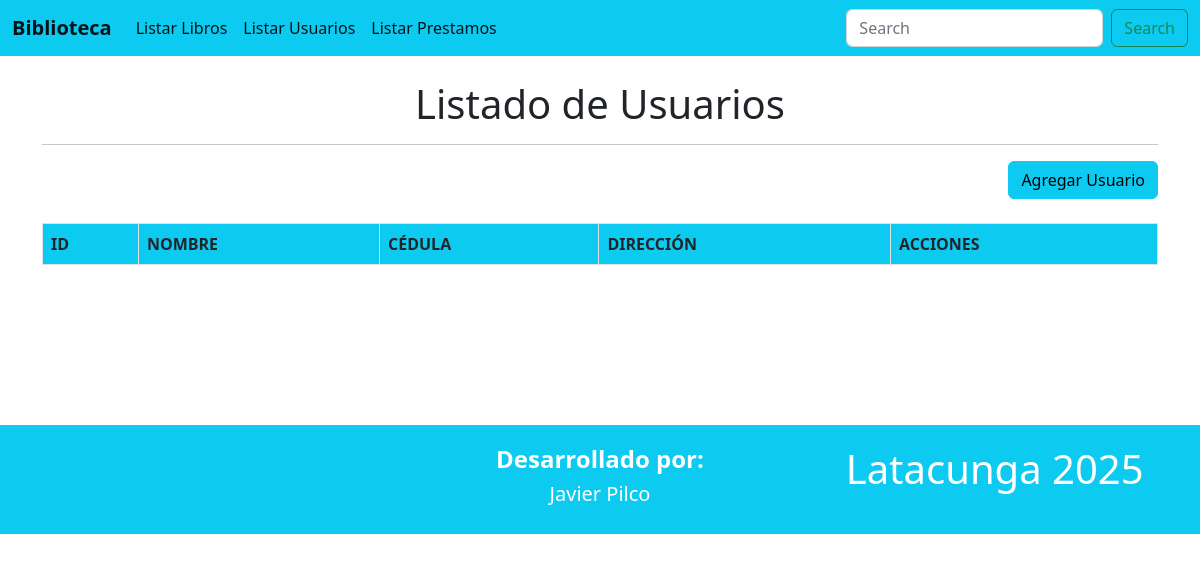
Before: /usuarios with the older database file.
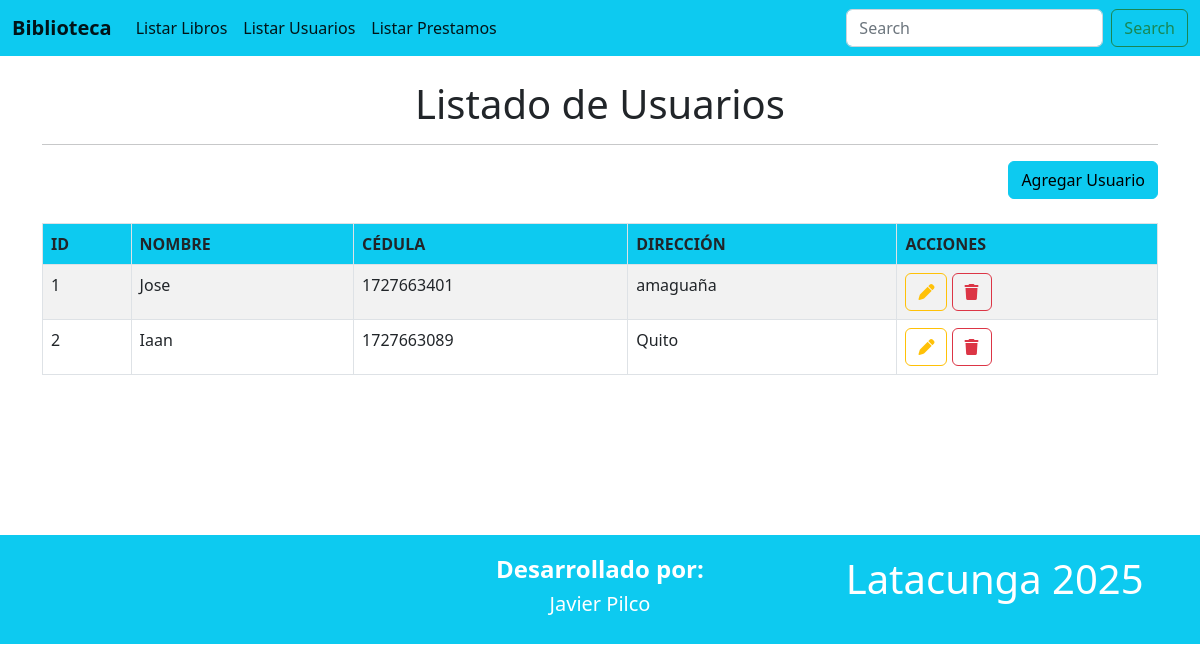
After: the same page with the newer database file.
### Aplicaciones/Control/models.py (models this page shows, shortened)
class Usuario(models.Model):
    id = models.AutoField(primary_key=True)
    nombre = models.CharField(max_length=100)
    cedula = models.CharField(max_length=20)
    direccion = models.CharField(max_length=200)

### Aplicaciones/Control/views.py (the view)
# urls.py: path('usuarios', views.usuarios),
def usuarios(request):
    listadoUsuarios = Usuario.objects.all()
    return render(request, "usuarios.html", {'usuarios': listadoUsuarios})

### Aplicaciones/Control/templates/usuarios.html (shortened to what this page needs)
{% extends './plantilla.html' %}
{% block contenido %}
<br>
<h1 class="text-center">Listado de Usuarios</h1>
<hr>
<div class="row">
    <div class="text-end">
        <a href="/nuevoUsuario" class="btn btn-info text-right">
            Agregar Usuario
        </a>
    </div>
</div>
<br>
<table class="table table-bordered table-striped table-hover">
    <thead>
        <tr class="bg-info">
            <th>ID</th>
            <th>NOMBRE</th>
            <th>CÉDULA</th>
            <th>DIRECCIÓN</th>
            <th>ACCIONES</th>
        </tr>
    </thead>
    <tbody>
        {% for usuario in usuarios %}
        <tr>
            <td>{{ usuario.id }}</td>
            <td>{{ usuario.nombre }}</td>
            <td>{{ usuario.cedula }}</td>
            <td>{{ usuario.direccion }}</td>
            <td>
                <a href="/editarUsuario/{{ usuario.id }}" class="btn btn-outline-warning">
                    <i class="fa fa-pen"></i>
                </a>
                <a href="#" data-id="{{ usuario.id }}" class="btn btn-outline-danger btnEliminar">
                    <i class="fa fa-trash"></i>
                </a>
            </td>
        </tr>
        {% endfor %}
    </tbody>
</table>
<br><br><br><br><br><br>
{% endblock %}

### Aplicaciones/Control/templates/plantilla.html (shortened to what this page needs)
<!DOCTYPE html>
<html lang="es">
<head>
    <link href="https://cdn.jsdelivr.net/npm/bootstrap@5.2.3/dist/css/bootstrap.min.css" rel="stylesheet">
    <link rel="stylesheet" href="https://cdnjs.cloudflare.com/ajax/libs/font-awesome/6.7.2/css/all.min.css" />
</head>
<body >
    <nav class="navbar navbar-expand-lg bg-info">
        <div class="container-fluid">
          <a class="navbar-brand" href="/"><b>Biblioteca</b></a>
          <div class="collapse navbar-collapse" id="navbarSupportedContent">
            <ul class="navbar-nav me-auto mb-2 mb-lg-0">
              <li class="nav-item">
                <a class="nav-link active" aria-current="page" href="/">Listar Libros</a>
              </li>
              <li class="nav-item">
                <a class="nav-link active" aria-current="page" href="/usuarios">Listar Usuarios</a>
              </li>
              <li class="nav-item">
                <a class="nav-link active" aria-current="page" href="/prestamos">Listar Prestamos</a>
              </li>
            </ul>
            <form class="d-flex" role="search">
              <input class="form-control me-2" type="search" placeholder="Search" aria-label="Search">
              <button class="btn btn-outline-success" type="submit">Search</button>
            </form>
          </div>
        </div>
      </nav>
    <div class="container">
        {% block contenido %}
        {% endblock %}
    </div>
    <div class="row bg-info" style="padding:20px;
        color:white;">
        <div class="col-md-4 text-center">
        </div>
        <div class="col-md-4 text-center">
            <h4><b>Desarrollado por:</b></h4>
            <h5>Javier Pilco</h5>
        </div>
        <div class="col-md-4 text-center">
            <h1>Latacunga 2025</h1>
        </div>
    </div>
</body>
</html>

Changed rows visible on the page:
added Usuario: id "1", nombre "Jose", cedula "1727663401", direccion "amaguaña"
added Usuario: id "2", nombre "Iaan", cedula "1727663089", direccion "Quito"
